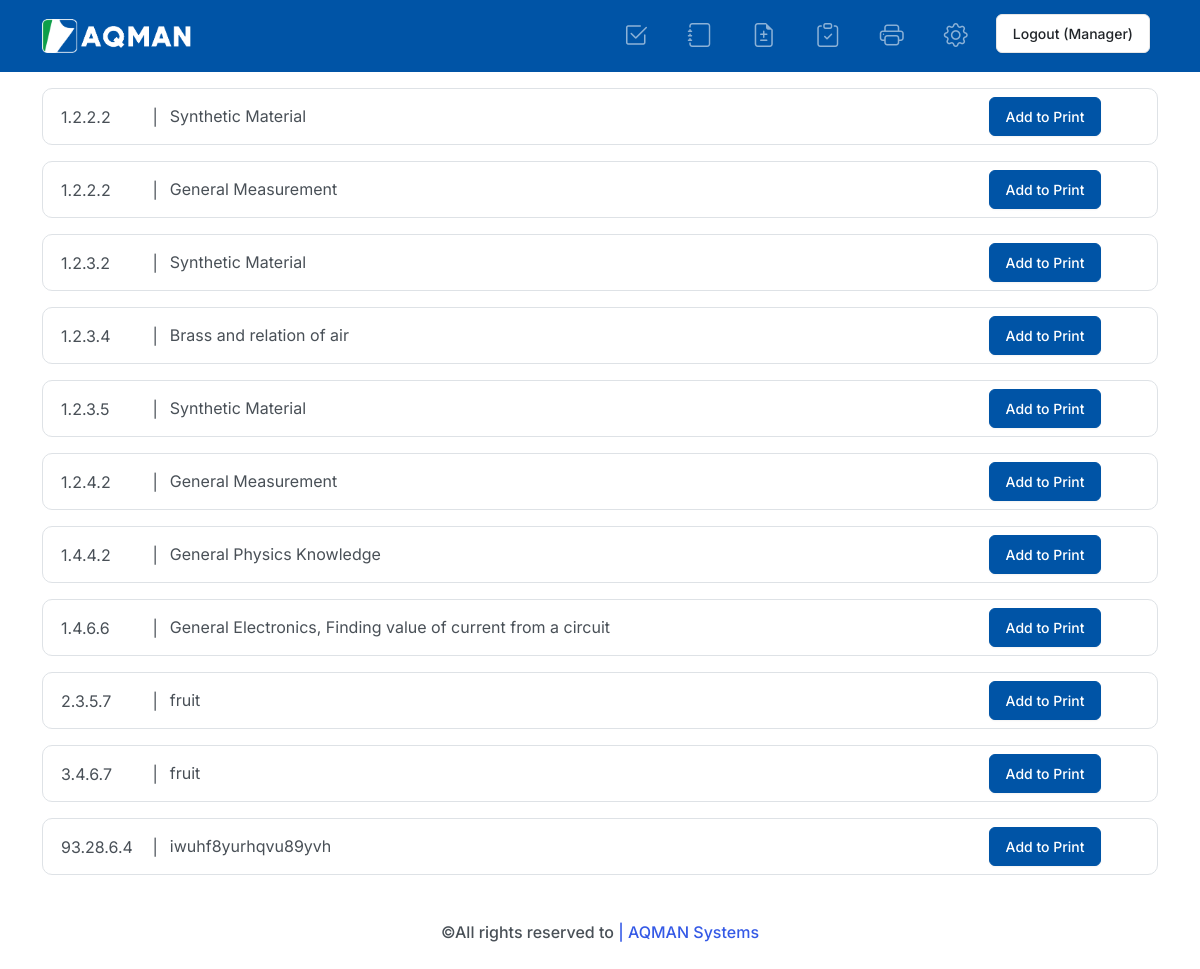
/managerHome/ (signed in), run on the app's committed database.
### qBank/models.py (models this page shows)
class question(models.Model):
    question_id=models.CharField(primary_key=True, max_length=100, default=genID, editable=False)
    submitter_id=models.ForeignKey(member, on_delete=models.PROTECT)
    question_title=models.TextField(null=False, default="No title submitted")
    module_no=models.IntegerField(null=False, default=0)
    chapter_no=models.IntegerField(null=False, default=0)
    topic_no=models.IntegerField(null=False, default=0)
    sub_topic_no=models.IntegerField(null=False, default=0)
    question_text=models.TextField()
    choice_1=models.TextField(null=False, default="No choice submitted")
    choice_2=models.TextField(null=False, default="No choice submitted")
    choice_3=models.TextField(null=False, default="No choice submitted")
    choice_4=models.TextField(null=False, default="No choice submitted")
    answer=models.TextField(default="No answer submitted",null=False)
    question_status=models.CharField(max_length=100, default="pending")
    submission_date=models.DateTimeField(auto_now_add=True)

### qBank/views.py (the view)
# urls.py: path('managerHome/', qBank_func.managerHome,name='managerHome'),
def managerHome(request):
    if request.user.is_authenticated and request.user.role=='manager':
        questions=question.objects.filter(question_status='pending')
        questions= questions.order_by('module_no','chapter_no','topic_no','sub_topic_no')
        return render(request,'manager/managerQBank.html',{'questions':questions})
    else:
        return redirect('loginPage')

### qBank/context_processors.py (called while the page is built)
def custom_context_variables(request):
    return {
        'client_domain':client_domain_url,
    }

### templates/manager/managerQBank.html (shortened to what this page needs)
{% extends 'base.html'%}
{%block nav%}
{% include 'manager/navManager.html'%}
{%endblock%}
{% block main %}
{%for q in questions%}
<div class="container">
  <div class="container border border-black-subtle w-100 p-2 mt-3 d-flex flex-row" style="border-radius: 10px;"  >
    <div class="col-1" ><p style="margin: 8px 0 0 10px;">{{q.module_no}}.{{q.chapter_no}}.{{q.topic_no}}.{{q.sub_topic_no}}</p></div>
    <div style="margin: 8px 0 0 10px;">|</div>
    <div class="container col-11">
      <div class="d-flex flex-row align-items-center">
        <div class="col-10" data-bs-toggle="collapse" href="#{{q.question_id}}div" aria-expanded="false" aria-controls="{{q.question_id}}div">
          <p class="p-0 m-0">
            {{q.question_title}}
          </p>
        </div>
        <div class="col-2">
          <button class="btn btn-info">Add to Print</button>
        </div>
      </div>
    </div>
  </div>
</div>
{%endfor%}
{% endblock %}

### static_user/css/style.css (style rules this page uses)
:root { --light-dark: #494949; }
html, body { margin: 0; padding: 0 ; height: 100%; }

### data on the page
question: module_no "1", chapter_no "2", topic_no "2", sub_topic_no "2", question_title "Synthetic Material"
question: module_no "1", chapter_no "2", topic_no "2", sub_topic_no "2", question_title "General Measurement"
question: module_no "1", chapter_no "2", topic_no "3", sub_topic_no "2", question_title "Synthetic Material"
question: module_no "1", chapter_no "2", topic_no "3", sub_topic_no "4", question_title "Brass and relation of air"
question: module_no "1", chapter_no "2", topic_no "3", sub_topic_no "5", question_title "Synthetic Material"
question: module_no "1", chapter_no "2", topic_no "4", sub_topic_no "2", question_title "General Measurement"
question: module_no "1", chapter_no "4", topic_no "4", sub_topic_no "2", question_title "General Physics Knowledge"
question: module_no "1", chapter_no "4", topic_no "6", sub_topic_no "6", question_title "General Electronics, Finding value of current from a circuit"
question: module_no "2", chapter_no "3", topic_no "5", sub_topic_no "7", question_title "fruit"
question: module_no "3", chapter_no "4", topic_no "6", sub_topic_no "7", question_title "fruit"
question: module_no "93", chapter_no "28", topic_no "6", sub_topic_no "4", question_title "iwuhf8yurhqvu89yvh"

### other printed values
{{ request.session.userName }} "Manager"
